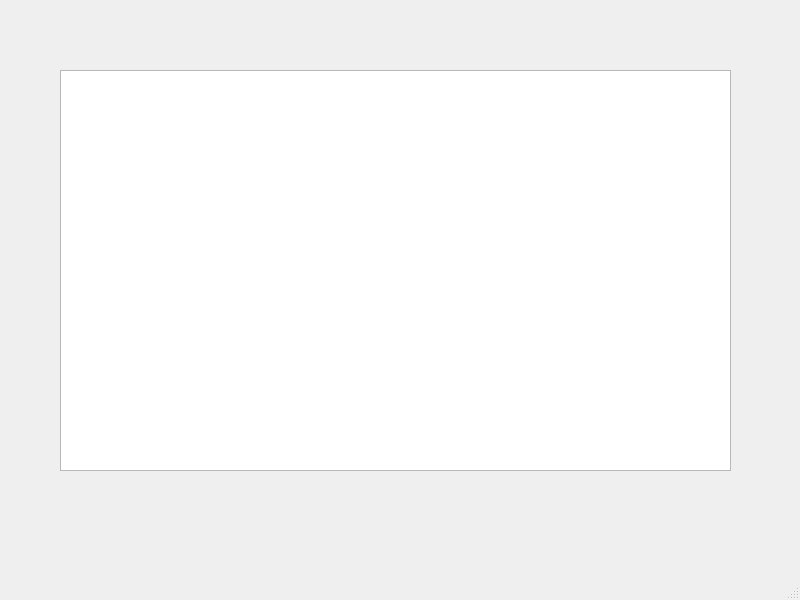
<?xml version="1.0" encoding="UTF-8"?>
<ui version="4.0">
    <class>MainWindow</class>
    <widget class="QMainWindow" name="MainWindow">
        <property name="geometry">
            <rect>
                <x>0</x>
                <y>0</y>
                <width>800</width>
                <height>600</height>
            </rect>
        </property>
        <property name="windowTitle">
            <string>MainWindow</string>
        </property>
        <widget class="QWidget" name="centralwidget">
            <widget class="QTableWidget" name="tableWidget">
                <property name="geometry">
                    <rect>
                        <x>60</x>
                        <y>70</y>
                        <width>671</width>
                        <height>401</height>
                    </rect>
                </property>
            </widget>
        </widget>
        <widget class="QMenuBar" name="menubar">
            <property name="geometry">
                <rect>
                    <x>0</x>
                    <y>0</y>
                    <width>800</width>
                    <height>21</height>
                </rect>
            </property>
        </widget>
        <widget class="QStatusBar" name="statusbar"/>
    </widget>
    <resources/>
    <connections/>
</ui>
